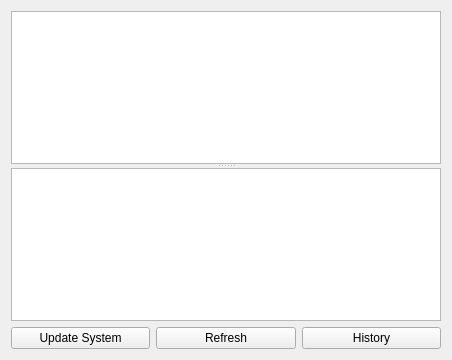
<ui version="4.0" >
 <class>PkUpdate</class>
 <widget class="QWidget" name="PkUpdate" >
  <property name="geometry" >
   <rect>
    <x>0</x>
    <y>0</y>
    <width>452</width>
    <height>360</height>
   </rect>
  </property>
  <property name="locale" >
   <locale country="UnitedStates" language="English" />
  </property>
  <layout class="QGridLayout" name="gridLayout" >
   <item row="0" column="0" colspan="3" >
    <widget class="QSplitter" name="splitter" >
     <property name="orientation" >
      <enum>Qt::Vertical</enum>
     </property>
     <widget class="QTreeView" name="treeView" >
      <property name="alternatingRowColors" >
       <bool>false</bool>
      </property>
      <property name="animated" >
       <bool>true</bool>
      </property>
      <property name="headerHidden" >
       <bool>true</bool>
      </property>
     </widget>
     <widget class="KTextBrowser" name="descriptionKTB" />
    </widget>
   </item>
   <item row="1" column="0" >
    <widget class="QPushButton" name="updatePB" >
     <property name="text" >
      <string>Update System</string>
     </property>
    </widget>
   </item>
   <item row="1" column="1" >
    <widget class="QPushButton" name="refreshPB" >
     <property name="text" >
      <string>Refresh</string>
     </property>
    </widget>
   </item>
   <item row="1" column="2" >
    <widget class="QPushButton" name="historyPB" >
     <property name="text" >
      <string>History</string>
     </property>
    </widget>
   </item>
  </layout>
 </widget>
 <customwidgets>
  <customwidget>
   <class>KTextBrowser</class>
   <extends>QTextBrowser</extends>
   <header>ktextbrowser.h</header>
  </customwidget>
 </customwidgets>
 <resources/>
 <connections/>
</ui>
